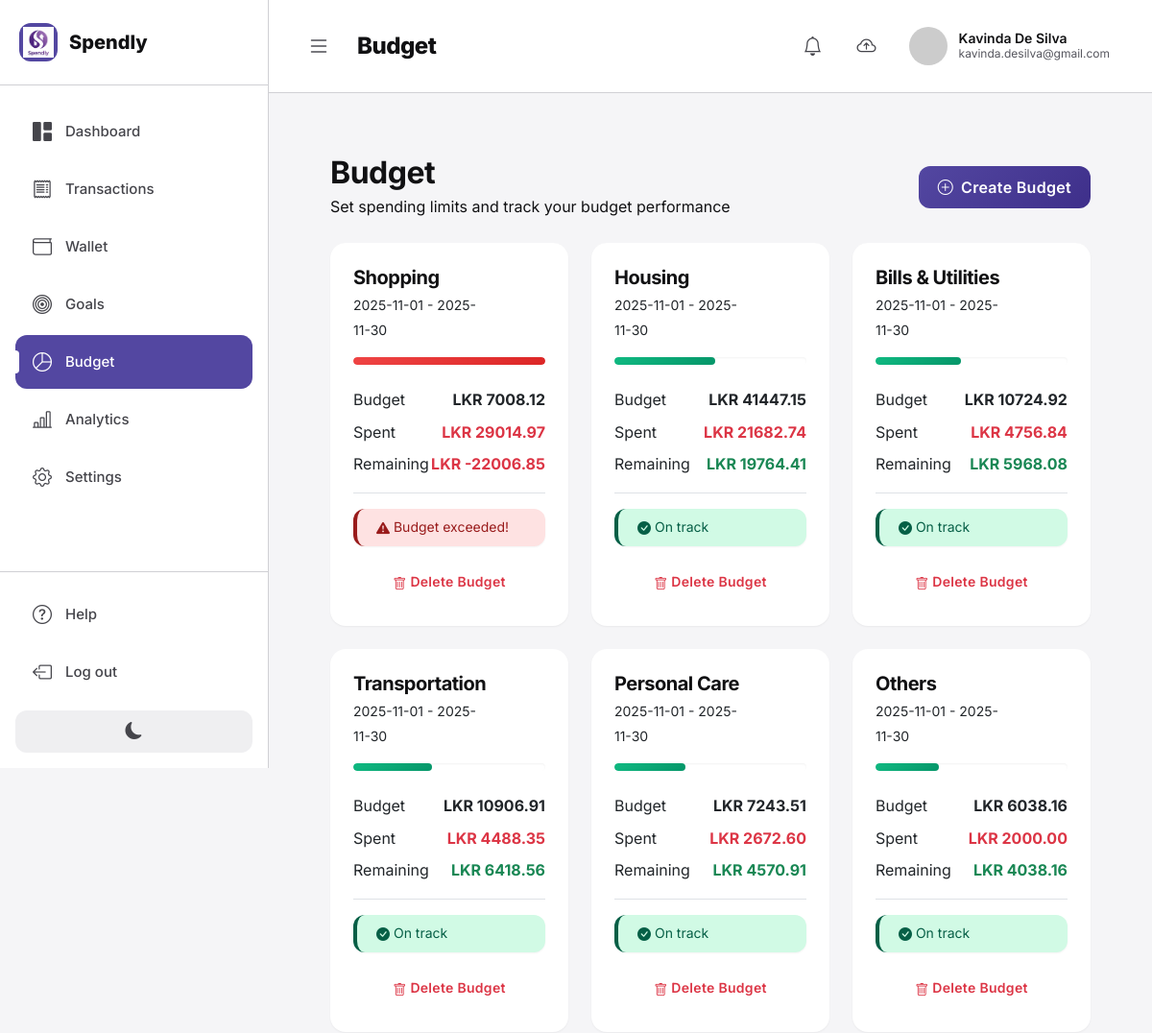
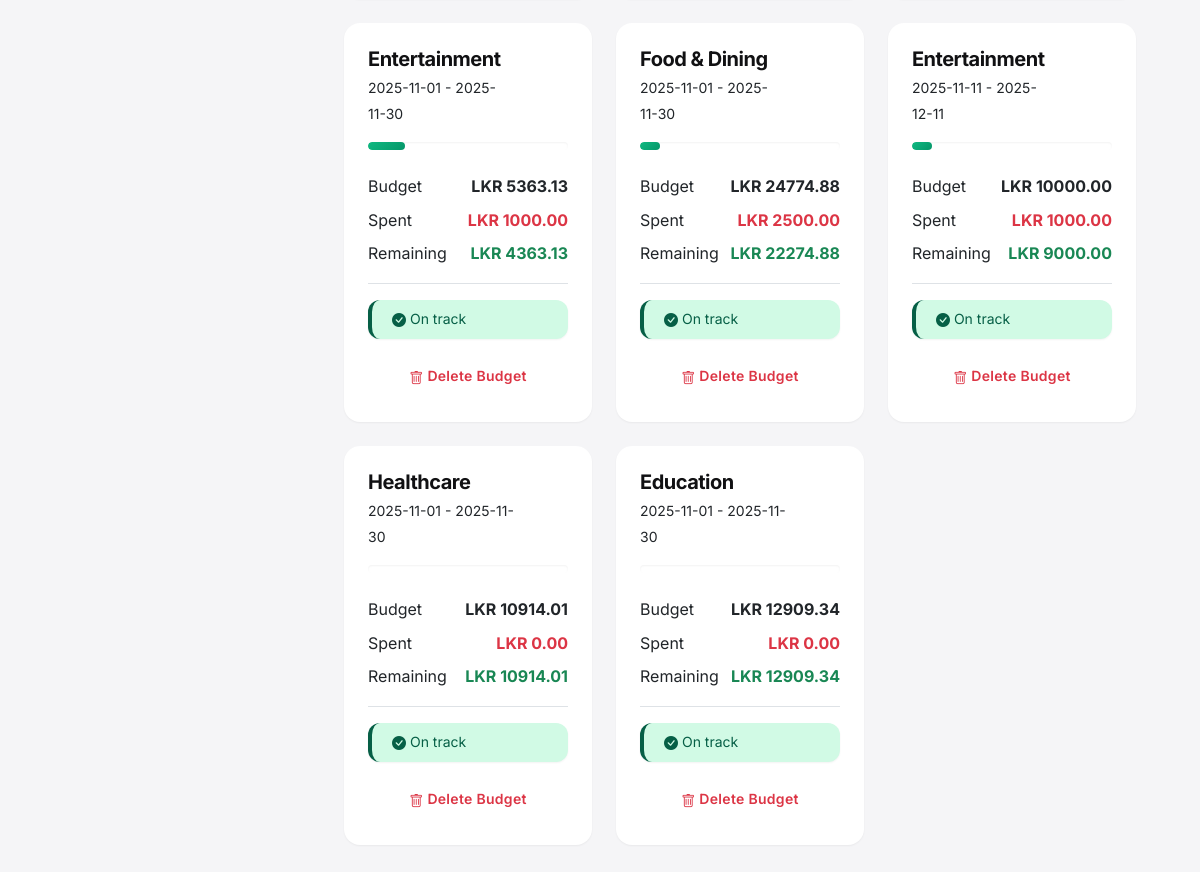
/budgets (signed in), run on the app's committed database (2 pictures, top to bottom).
### tables this page shows
CREATE TABLE user (
    user_id INTEGER PRIMARY KEY AUTOINCREMENT,
    username TEXT NOT NULL UNIQUE,
    password_hash TEXT NOT NULL,
    email TEXT NOT NULL UNIQUE,
    full_name TEXT NOT NULL,
    created_at TEXT NOT NULL DEFAULT (datetime('now', 'localtime')),
    last_sync TEXT,
    CONSTRAINT chk_email CHECK (email LIKE '%@%')
);

CREATE TABLE budget (
    budget_id INTEGER PRIMARY KEY AUTOINCREMENT,
    user_id INTEGER NOT NULL,
    category_id INTEGER NOT NULL,
    budget_amount REAL NOT NULL CHECK (budget_amount > 0),
    start_date TEXT NOT NULL,
    end_date TEXT NOT NULL,
    created_at TEXT NOT NULL DEFAULT (datetime('now', 'localtime')),
    modified_at TEXT NOT NULL DEFAULT (datetime('now', 'localtime')),
    is_active INTEGER NOT NULL DEFAULT 1 CHECK (is_active IN (0, 1)),
    is_synced INTEGER NOT NULL DEFAULT 0 CHECK (is_synced IN (0, 1)), is_deleted INTEGER DEFAULT 0 CHECK (is_deleted IN (0, 1)),
    FOREIGN KEY (user_id) REFERENCES user(user_id) ON DELETE CASCADE,
    FOREIGN KEY (category_id) REFERENCES category(category_id) ON DELETE RESTRICT,
    CONSTRAINT chk_date_range CHECK (end_date > start_date)
);

### webapp/app.py (the view)
@app.route('/budgets')
@login_required
def budgets():
    db = get_sqlite_db()
    user_id = session['user_id']
    budget_list = db.execute('''
        SELECT * FROM v_budget_performance
        WHERE user_id = ?
        ORDER BY utilization_percent DESC
    ''', (user_id,)).fetchall()
    categories = db.execute('''
        SELECT * FROM category
        WHERE category_type = 'EXPENSE' AND is_active = 1
        ORDER BY category_name
    ''').fetchall()
    db.close()
    return render_template('budgets.html',
                         budgets=budget_list,
                         categories=categories)

### webapp/app.py (called while the page is built)
def get_sqlite_db():
    conn = sqlite3.connect(SQLITE_DB_PATH)
    conn.row_factory = sqlite3.Row
    return conn

def login_required(f):
    @wraps(f)
    def decorated_function(*args, **kwargs):
        if 'user_id' not in session:
            flash('Please log in to access this page.', 'warning')
            return redirect(url_for('login'))
        return f(*args, **kwargs)
    return decorated_function

### webapp/templates/budgets.html (shortened to what this page needs)
{% extends "base.html" %}
{% block page_title %}Budget{% endblock %}
{% block content %}
<div class="finset-content">
    <div class="d-flex justify-content-between align-items-center mb-4">
        <div>
            <h2 class="fw-bold mb-1">Budget</h2>
            <p class="text-muted mb-0">Set spending limits and track your budget performance</p>
        </div>
        <button class="btn btn-primary d-flex align-items-center gap-2" data-bs-toggle="modal" data-bs-target="#addBudgetModal">
            <i class="bi bi-plus-circle"></i>
            <span>Create Budget</span>
        </button>
    </div>
    {% if budgets %}
    <div class="row g-4">
        {% for budget in budgets %}
        <div class="col-md-6 col-xl-4">
            <div class="card border-0 shadow-sm h-100">
                <div class="card-body p-4">
                    <div class="d-flex justify-content-between align-items-start mb-3">
                        <div>
                            <h5 class="fw-bold mb-1">{{ budget.category_name }}</h5>
                            <small class="text-muted">{{ budget.start_date }} - {{ budget.end_date }}</small>
                        </div>
                        {% set percent = budget.utilization_percent %}
                        <span class="badge rounded-pill {% if percent >= 100 %}bg-danger{% elif percent >= 80 %}bg-warning{% else %}bg-success{% endif %} px-3 py-2">
                        </span>
                    </div>
                    <div class="mb-4">
                        <div class="progress" style="height: 8px; border-radius: 10px;">
                            {% if percent >= 100 %}
                                <div class="progress-bar bg-danger" style="width: 100%;"></div>
                            {% elif percent >= 80 %}
                                <div class="progress-bar bg-warning" style="width: {{ percent }}%;"></div>
                            {% else %}
                                <div class="progress-bar bg-success" style="width: {{ percent }}%;"></div>
                            {% endif %}
                        </div>
                    </div>
                    <div class="d-flex justify-content-between mb-2">
                        <span class="text-muted">Budget</span>
                        <span class="fw-bold">LKR {{ "%.2f"|format(budget.budget_amount) }}</span>
                    </div>
                    <div class="d-flex justify-content-between mb-2">
                        <span class="text-muted">Spent</span>
                        <span class="fw-bold text-danger">LKR {{ "%.2f"|format(budget.actual_spent) }}</span>
                    </div>
                    <div class="d-flex justify-content-between mb-3 pb-3 border-bottom">
                        <span class="text-muted">Remaining</span>
                        <span class="fw-bold {% if budget.remaining < 0 %}text-danger{% else %}text-success{% endif %}">
                            LKR {{ "%.2f"|format(budget.remaining) }}
                        </span>
                    </div>
                    <div class="alert {% if percent >= 100 %}alert-danger{% elif percent >= 80 %}alert-warning{% else %}alert-success{% endif %} mb-3 py-2" style="font-size: 0.875rem;">
                        {% if percent >= 100 %}
                            <i class="bi bi-exclamation-triangle-fill"></i> Budget exceeded!
                        {% elif percent >= 80 %}
                            <i class="bi bi-exclamation-circle-fill"></i> Nearing limit
                        {% else %}
                            <i class="bi bi-check-circle-fill"></i> On track
                        {% endif %}
                    </div>
                    <a href="{{ url_for('delete_budget', budget_id=budget.budget_id) }}"
                       class="btn btn-outline-danger btn-sm w-100"
                       onclick="return confirm('Are you sure you want to delete this budget?');">
                        <i class="bi bi-trash"></i> Delete Budget
                    </a>
                </div>
            </div>
        </div>
        {% endfor %}
    </div>
    {% endif %}
</div>
{% endblock %}

### webapp/templates/base.html (shortened to what this page needs)
<!DOCTYPE html>
<html lang="en">
<head>
    <link href="https://cdn.jsdelivr.net/npm/bootstrap@5.3.0/dist/css/bootstrap.min.css" rel="stylesheet">
    <link rel="stylesheet" href="https://cdn.jsdelivr.net/npm/bootstrap-icons@1.11.0/font/bootstrap-icons.css">
    <link rel="stylesheet" href="{{ url_for('static', filename='css/style.css') }}">
</head>
<body>
    {% if session.user_id %}
    <div class="finset-layout">
        <aside class="finset-sidebar" id="sidebar">
            <div class="sidebar-logo">
                <div class="logo-container">
                    <img src="{{ url_for('static', filename='images/Spendly_Logo.png') }}" alt="Spendly Logo" style="height: 32px; width: auto;">
                </div>
                <span class="logo-text">Spendly</span>
            </div>
            <nav class="sidebar-nav">
                <a href="{{ url_for('dashboard') }}" class="sidebar-link {% if request.endpoint == 'dashboard' %}active{% endif %}">
                    <i class="bi bi-grid-1x2-fill"></i>
                    <span>Dashboard</span>
                </a>
                <a href="{{ url_for('expenses') }}" class="sidebar-link {% if request.endpoint == 'expenses' %}active{% endif %}">
                    <i class="bi bi-receipt"></i>
                    <span>Transactions</span>
                </a>
                <a href="{{ url_for('income') }}" class="sidebar-link {% if request.endpoint == 'income' %}active{% endif %}">
                    <i class="bi bi-wallet"></i>
                    <span>Wallet</span>
                </a>
                <a href="{{ url_for('goals') }}" class="sidebar-link {% if request.endpoint == 'goals' %}active{% endif %}">
                    <i class="bi bi-bullseye"></i>
                    <span>Goals</span>
                </a>
                <a href="{{ url_for('budgets') }}" class="sidebar-link {% if request.endpoint == 'budgets' %}active{% endif %}">
                    <i class="bi bi-pie-chart"></i>
                    <span>Budget</span>
                </a>
                <a href="{{ url_for('reports') }}" class="sidebar-link {% if request.endpoint == 'reports' %}active{% endif %}">
                    <i class="bi bi-bar-chart-line"></i>
                    <span>Analytics</span>
                </a>
                <a href="{{ url_for('settings') }}" class="sidebar-link {% if request.endpoint == 'settings' %}active{% endif %}">
                    <i class="bi bi-gear"></i>
                    <span>Settings</span>
                </a>
            </nav>
            <div class="sidebar-bottom">
                <a href="#" class="sidebar-link" data-bs-toggle="modal" data-bs-target="#helpModal">
                    <i class="bi bi-question-circle"></i>
                    <span>Help</span>
                </a>
                <a href="{{ url_for('logout') }}" class="sidebar-link">
                    <i class="bi bi-box-arrow-left"></i>
                    <span>Log out</span>
                </a>
                <button class="theme-toggle" id="themeToggle">
                    <i class="bi bi-moon-fill"></i>
                </button>
            </div>
        </aside>
        <div class="finset-main">
            <header class="finset-header">
                <div class="header-left">
                    <button class="sidebar-toggle" id="sidebarToggle">
                        <i class="bi bi-list"></i>
                    </button>
                    <h1 class="page-title">{% block page_title %}Dashboard{% endblock %}</h1>
                </div>
                <div class="header-right">
                    <div class="dropdown d-inline">
                        <button class="header-icon-btn position-relative" type="button" id="notificationDropdown" data-bs-toggle="dropdown" aria-expanded="false" title="View Notifications">
                            <i class="bi bi-bell"></i>
                        </button>
                    </div>
                    <form method="POST" action="{{ url_for('sync_to_oracle') }}" class="d-inline" id="syncForm">
                        <button type="submit" class="header-icon-btn position-relative" title="Sync to Oracle" id="syncBtn">
                            <i class="bi bi-cloud-arrow-up"></i>
                        </button>
                    </form>
                    <div class="user-profile">
                        <img src="https://ui-avatars.com/api/?name={{ session.full_name }}&background=5347A1&color=fff" alt="User">
                        <div class="user-info">
                            <span class="user-name">{{ session.full_name }}</span>
                            <span class="user-email">{{ session.email }}</span>
                        </div>
                    </div>
                </div>
            </header>
            <div class="finset-content">
                {% block content %}{% endblock %}
            </div>
        </div>
    </div>
    {% endif %}
</body>
</html>

### data on the page
user: full_name "Kavinda De Silva", email "kavinda.desilva@gmail.com"
budget: category_name "Shopping", start_date "2025-11-01", end_date "2025-11-30", budget_amount "7008.12", actual_spent "29014.97", remaining "-22006.85", shows "Budget exceeded!"
budget: category_name "Housing", start_date "2025-11-01", end_date "2025-11-30", {{ percent }} 52.31 (drawn), budget_amount "41447.15", actual_spent "21682.74", remaining "19764.41", shows "On track"
budget: category_name "Bills & Utilities", start_date "2025-11-01", end_date "2025-11-30", {{ percent }} 44.35 (drawn), budget_amount "10724.92", actual_spent "4756.84", remaining "5968.08", shows "On track"
budget: category_name "Transportation", start_date "2025-11-01", end_date "2025-11-30", {{ percent }} 41.15 (drawn), budget_amount "10906.91", actual_spent "4488.35", remaining "6418.56", shows "On track"
budget: category_name "Personal Care", start_date "2025-11-01", end_date "2025-11-30", {{ percent }} 36.9 (drawn), budget_amount "7243.51", actual_spent "2672.60", remaining "4570.91", shows "On track"
budget: category_name "Others", start_date "2025-11-01", end_date "2025-11-30", {{ percent }} 33.12 (drawn), budget_amount "6038.16", actual_spent "2000.00", remaining "4038.16", shows "On track"
budget: category_name "Entertainment", start_date "2025-11-01", end_date "2025-11-30", {{ percent }} 18.65 (drawn), budget_amount "5363.13", actual_spent "1000.00", remaining "4363.13", shows "On track"
budget: category_name "Food & Dining", start_date "2025-11-01", end_date "2025-11-30", {{ percent }} 10.09 (drawn), budget_amount "24774.88", actual_spent "2500.00", remaining "22274.88", shows "On track"
budget: category_name "Entertainment", start_date "2025-11-11", end_date "2025-12-11", {{ percent }} 10.0 (drawn), budget_amount "10000.00", actual_spent "1000.00", remaining "9000.00", shows "On track"
budget: category_name "Healthcare", start_date "2025-11-01", end_date "2025-11-30", budget_amount "10914.01", actual_spent "0.00", remaining "10914.01", shows "On track"
budget: category_name "Education", start_date "2025-11-01", end_date "2025-11-30", budget_amount "12909.34", actual_spent "0.00", remaining "12909.34", shows "On track"
